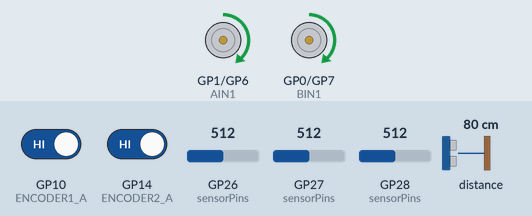
Simulated run of this program. Board: Raspberry Pi Pico W. Parts: direction and speed pins drawn as motors (green arrow = direction pin HIGH = forward, orange = LOW = backward, longer = more drive). The inputs (shaded band) are chosen by the test bench; at power-on: GP26 (sensorPins) = 512, GP28 (sensorPins) = 512, GP27 (sensorPins) = 512, GP10 (ENCODER1_A) HIGH, GP14 (ENCODER2_A) HIGH, distance to the obstacle 80 cm.

Above: at 15.2 s.
15.3 s: GP26 (sensorPins) set to 499
At 16.0 s:
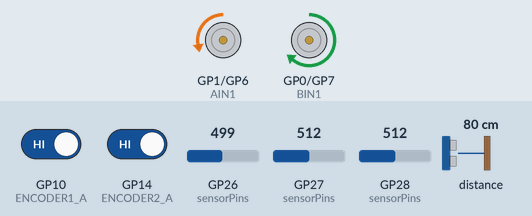
16.8 s: GP28 (sensorPins) set to 501
At 17.7 s:
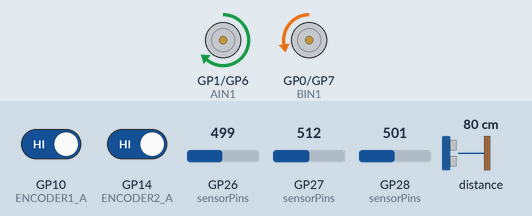
18.3 s: GP27 (sensorPins) set to 501
At 19.4 s:
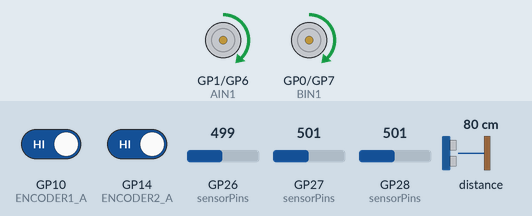
Timing chart, 0 to 21.3 s (numbered marks = the images above; inputs shaded):
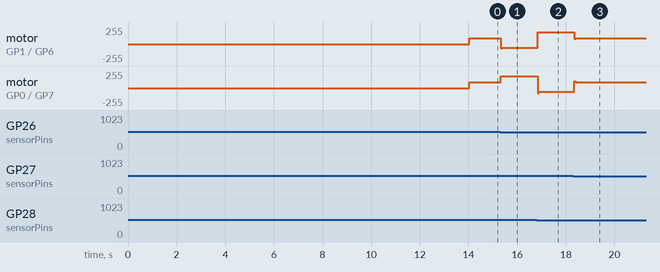

Measured:
- the behaviour switches between 512 and 511 on GP26 (sensorPins) (found by bisection; images 0 and 1)
- the behaviour switches between 512 and 511 on GP28 (sensorPins) (found by bisection; images 1 and 2)
- the behaviour switches between 512 and 511 on GP27 (sensorPins) (found by bisection; images 2 and 3)
- after the input at 15.3 s, motor on GP1 (AIN1) / GP6 (PWMA): forward 90/255 → backward 54/255 at once; motor on GP0 (BIN1) / GP7 (PWMB): forward 90/255 → forward 180/255 at once
- after the input at 16.8 s, motor on GP1 (AIN1) / GP6 (PWMA): backward 54/255 → forward 180/255 at once; motor on GP0 (BIN1) / GP7 (PWMB): forward 180/255 → backward 54/255 at once
- after the input at 18.3 s, motor on GP1 (AIN1) / GP6 (PWMA): forward 180/255 → forward 90/255 after 0.05 s; motor on GP0 (BIN1) / GP7 (PWMB): backward 54/255 → forward 90/255 after 0.06 s

The program:

main.cpp
```cpp
#include <Arduino.h>
#include <QTRSensors.h>
#include <Wire.h>
#include <VL53L0X.h>

// Encoder Pins
const int ENCODER1_A = 10;
const int ENCODER1_B = 9;
const int ENCODER2_A = 14;
const int ENCODER2_B = 13;

// Configuração dos Sensores de Linha (3 sensores)
#define NUM_SENSORS 3
const uint8_t sensorPins[NUM_SENSORS] = {28, 27, 26};
QTRSensors qtr;
uint16_t sensorValues[NUM_SENSORS];

// Sensor ToF
VL53L0X tof;
float distance_cm = 0.0;

// Pinos dos Motores
#define AIN1 1  // Motor Esquerdo
#define PWMA 6
#define BIN1 0  // Motor Direito
#define PWMB 7

// Function Prototypes
void setupEncoders();
void setupSensors();
void setupMotors();
void updateEncoder1();
void updateEncoder2();
void handleToFSensor();
void handleLineFollowing();
void balanceMotorSpeeds();
void setMotorSpeed(int motor1Speed, int motor2Speed);

// Encoder variables
volatile long encoder1Count = 0;
volatile long encoder2Count = 0;
unsigned long lastSpeedCheck = 0;
const int SPEED_CHECK_INTERVAL = 100;

// PID Constants
const float Kp = 0.4;
const float Kd =2.8;
const int BASE_SPEED = 90;
const int MAX_SPEED = 180;
const int TURN_SPEED = 60;

// PID Variables
float lastError = 0;
float error = 0;

void setup() {
    Serial.begin(115200);
    setupEncoders();
    setupSensors();
    setupMotors();

    // Calibração dos sensores de linha
    for (uint16_t i = 0; i < 400; i++) {
        qtr.calibrate();
        delay(10);
    }
}

void setupEncoders() {
    pinMode(ENCODER1_A, INPUT_PULLUP);
    pinMode(ENCODER1_B, INPUT_PULLUP);
    pinMode(ENCODER2_A, INPUT_PULLUP);
    pinMode(ENCODER2_B, INPUT_PULLUP);

    attachInterrupt(digitalPinToInterrupt(ENCODER1_A), updateEncoder1, RISING);
    attachInterrupt(digitalPinToInterrupt(ENCODER2_A), updateEncoder2, RISING);
}

void setupSensors() {
    qtr.setTypeAnalog();
    qtr.setSensorPins(sensorPins, NUM_SENSORS);

    Wire.setSDA(4);
    Wire.setSCL(5);
    Wire.begin();

    tof.setTimeout(500);
    if (tof.init()) {
        tof.startContinuous();
    }
}

void setupMotors() {
    pinMode(PWMA, OUTPUT);
    pinMode(AIN1, OUTPUT);
    pinMode(PWMB, OUTPUT);
    pinMode(BIN1, OUTPUT);
}

void loop() {
    handleToFSensor();
    handleLineFollowing();
    balanceMotorSpeeds();
    delay(20);
}

void updateEncoder1() {
    encoder1Count += (digitalRead(ENCODER1_B) == HIGH) ? 1 : -1;
}

void updateEncoder2() {
    encoder2Count += (digitalRead(ENCODER2_B) == HIGH) ? 1 : -1;
}

void handleToFSensor() {
    distance_cm = tof.readRangeContinuousMillimeters() / 10.0;
    if (!tof.timeoutOccurred() && distance_cm < 15.0) {
        setMotorSpeed(0, 0); // Parada imediata ao detectar obstáculo
    }
}

void handleLineFollowing() {
    qtr.readCalibrated(sensorValues);

    // Ajustando para os valores corretos (branco ~1000, preto ~300)
    if (sensorValues[1] < 500) {  // Sensor central na linha preta
        error = 0;
    } else if (sensorValues[0] < 500) {  // Sensor esquerdo detecta linha
        error = -4;
    } else if (sensorValues[2] < 500) {  // Sensor direito detecta linha
        error = 4;
    }

    float derivative = error - lastError;
    int correction = (Kp * error * BASE_SPEED) + (Kd * derivative);
    lastError = error;

    setMotorSpeed(BASE_SPEED - correction, BASE_SPEED + correction);
}

void balanceMotorSpeeds() {
    if (millis() - lastSpeedCheck >= SPEED_CHECK_INTERVAL) {
        encoder1Count = 0;
        encoder2Count = 0;
        lastSpeedCheck = millis();
    }
}

void setMotorSpeed(int motor1Speed, int motor2Speed) {
    motor1Speed = constrain(motor1Speed, -MAX_SPEED, MAX_SPEED);
    motor2Speed = constrain(motor2Speed, -MAX_SPEED, MAX_SPEED);

    digitalWrite(AIN1, motor1Speed >= 0 ? HIGH : LOW);
    analogWrite(PWMA, abs(motor1Speed));

    digitalWrite(BIN1, motor2Speed >= 0 ? HIGH : LOW);
    analogWrite(PWMB, abs(motor2Speed));
}
```
